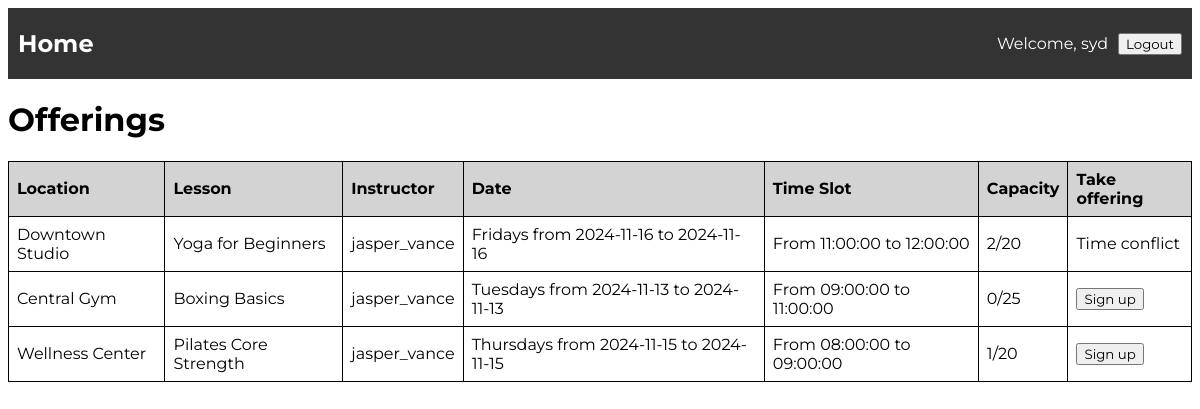
The app's page /offerings (signed in), older data.
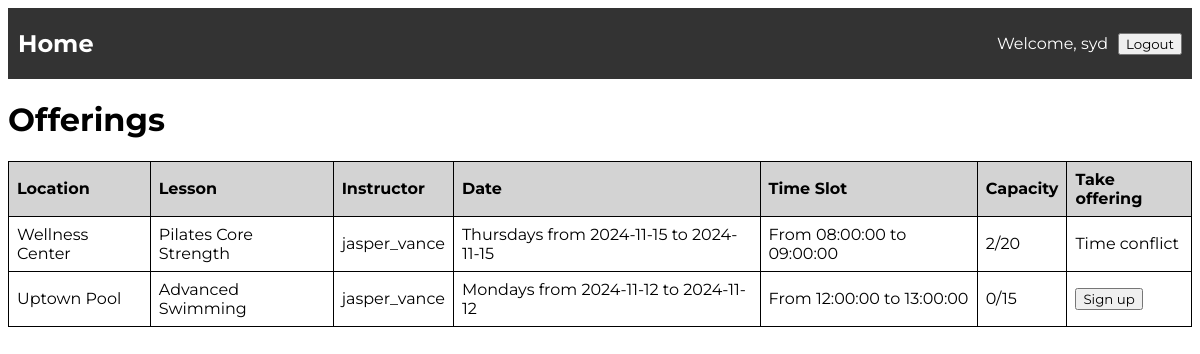
The same page, newer data.
### models/models.py (models this page shows, shortened)
class Offering(db.Model):
    __tablename__ = 'offerings'
    offering_id = db.Column(db.Integer, primary_key=True, autoincrement=True)
    lesson_id = db.Column(
        db.Integer,
        db.ForeignKey('lessons.lesson_id', name='fk_lesson_id'),
        nullable=False
    )
    instructor_id = db.Column(
        db.Integer,
        db.ForeignKey('instructors.instructor_id', name='fk_instructor_id'),
        nullable=False
    )
    shedule_id = db.Column(
        db.Integer,
        db.ForeignKey('schedules.schedule_id', name='fk_schedule_id'),
        nullable=True
    )
    instructor = db.relationship('Instructor', backref=db.backref('offerings', lazy=True))
    schedule = db.relationship('Schedule', backref=db.backref('offerings', lazy=True))
    def is_full(self):
        count = len(Booking.query.filter_by(offering_id=self.offering_id).all())
        lesson = Lesson.query.filter_by(lesson_id=self.lesson_id).first()
        return count >= lesson.capacity
    def display_capacity(self):
        count = len(Booking.query.filter_by(offering_id=self.offering_id).all())
        lesson = Lesson.query.filter_by(lesson_id=self.lesson_id).first()
        return f"{count}/{lesson.capacity}"
    def overlaps(self, user_bookings):
        if user_bookings == None:
            return False
        for booking in user_bookings:
            if self.schedule.time_slot.overlaps(booking.offering.schedule.time_slot):
                return True
        return False

class Location(db.Model):
    __tablename__ = 'locations'
    location_id = db.Column(db.Integer, primary_key=True, autoincrement=True)
    name = db.Column(db.String(128), nullable=False)
    city = db.Column(db.String(128), nullable=False)
    address = db.Column(db.String(255), nullable=False)

class Lesson(db.Model):
    __tablename__ = 'lessons'
    lesson_id = db.Column(db.Integer, primary_key=True, autoincrement=True)
    name = db.Column(db.String(100), nullable=False, unique=True)
    lesson_type = db.Column(db.String(50), nullable=False)
    description = db.Column(db.String(255), nullable=False)
    capacity = db.Column(db.Integer, nullable=False)
    offerings = db.relationship('Offering', backref='lesson', lazy=True)
    lesson_time_slots = db.relationship('TimeSlot', back_populates='lesson', lazy=True)
    is_available = db.Column(db.Boolean, default=True)
    location_id = db.Column(db.Integer, db.ForeignKey('locations.location_id', name='fk_location_id'), nullable=True)
    location = db.relationship('Location', backref=db.backref('lessons', lazy=True))

class Instructor(db.Model):
    __tablename__ = 'instructors'
    instructor_id = db.Column(db.Integer, primary_key=True, autoincrement=True)
    name = db.Column(db.Text, nullable=False)
    age = db.Column(db.Integer, nullable=False)
    username = db.Column(db.String(128), unique=True, nullable=False)
    specialization = db.Column(db.String(128))
    phone = db.Column(db.String(128), nullable=False)
    password_hash = db.Column(db.String(128), nullable=False)

class TimeSlot(db.Model):
    __tablename__ = 'time_slots'
    id = db.Column(db.Integer, primary_key=True)
    start_time = db.Column(db.String(50), nullable=False)
    end_time = db.Column(db.String(50), nullable=False)
    is_available = db.Column(db.Boolean, default=True, nullable=False)
    lesson_id = db.Column(db.Integer, db.ForeignKey('lessons.lesson_id', name='fk_lesson_id'), nullable=False)
    lesson = db.relationship('Lesson', back_populates='lesson_time_slots', lazy=True)
    day_of_week = db.Column(db.String(50), nullable=False)
    def display_date(self):
        start_date = self.start_time.split(" ")[0]
        end_date = self.end_time.split(" ")[0]
        return f"{self.day_of_week}s from {start_date} to {end_date}"
    def display_time(self):
        start_hour = self.start_time.split(" ")[1]
        end_hour = self.end_time.split(" ")[1]
        return f"From {start_hour} to {end_hour}"
    def overlaps(self, other):
        start_time = datetime.strptime(self.start_time, "%Y-%m-%d %H:%M:%S")
        end_time = datetime.strptime(self.end_time, "%Y-%m-%d %H:%M:%S")
        other_start_time = datetime.strptime(other.start_time, "%Y-%m-%d %H:%M:%S")
        other_end_time = datetime.strptime(other.end_time, "%Y-%m-%d %H:%M:%S")
        return start_time < other_end_time and end_time > other_start_time

### main.py (the view)
@app.route("/offerings")
def offerings():
    offerings = Offering.query.all()
    user_bookings = Booking.query.filter_by(client_id=session['currentAccount']['client_id']).all()
    kid_bookings = None
    if session['currentAccount'].get('kid_id'):
        kid_bookings = Booking.query.filter_by(client_id=session['currentAccount']['kid_id']).all()
    return render_template("offerings.html", offerings=offerings, user_bookings=user_bookings, kid_bookings=kid_bookings)

### templates/offerings.html (shortened to what this page needs)
{% include 'header.html' %}
    <h1>Offerings</h1>
    <table>
        <thead>
            <tr>
                <th>Location</th>
                <th>Lesson</th>
                <th>Instructor</th>
                <th>Date</th>
                <th>Time Slot</th>
                <th>Capacity</th>
                {% if session.get('currentAccount') and not session['currentAccount'].get('is_kid_account') %}
                <th>Take offering</th>
                {% elif session['currentAccount'].get('is_kid_account') %}
                <th>Availability</th>
                {% endif %}
            </tr>
        </thead>
        <tbody>
            {% for offering in offerings %}
            <tr>
                <td>{{ offering.lesson.location.name }}</td>
                <td>{{ offering.lesson.name }}</td>
                <td>{{ offering.instructor.username}}</td>
                <td>{{ offering.schedule.time_slot.display_date() }}</td>
                <td>{{ offering.schedule.time_slot.display_time() }}</td>
                <td>{{ offering.display_capacity() }}</td>
                {% set has_overlap = offering.overlaps(user_bookings) %}
                {% set kid_has_overlap = offering.overlaps(kid_bookings) %}
                {% if offering.is_full() %}
                    <td>Class is full</td>
                {% else %}
                    {% if session.get('currentAccount') and not session['currentAccount'].get('is_kid_account') and not has_overlap %}
                        <td>
                            <form action="{{ url_for('book_class') }}" method="post" style="display:inline;">
                            <button type="submit">Sign up</button>
                            </form>
                        </td>
                    {% elif has_overlap %}
                        <td>Time conflict</td>
                    {% elif session['currentAccount'].get('is_kid_account') %}
                        <td>Can take</td>
                    {% endif %}
                {% endif %}
            </tr>
            {% endfor %}
        </tbody>
    </table>
</body>
</html>

Row changes from the older to the newer data that the page shows:
removed Offering: lesson.location.name "Downtown Studio", lesson.name "Yoga for Beginners", instructor.username "jasper_vance", schedule.time_slot.display_date "Fridays from 2024-11-16 to 2024-11-16", schedule.time_slot.display_time "From 11:00:00 to 12:00:00", display_capacity "2/20", shows "Time conflict"
removed Offering: lesson.location.name "Central Gym", lesson.name "Boxing Basics", instructor.username "jasper_vance", schedule.time_slot.display_date "Tuesdays from 2024-11-13 to 2024-11-13", schedule.time_slot.display_time "From 09:00:00 to 11:00:00", display_capacity "0/25"
computed for Offering "Wellness Center": display_capacity "1/20" → "2/20"; text "Sign up" → "Time conflict"
added Offering: lesson.location.name "Uptown Pool", lesson.name "Advanced Swimming", instructor.username "jasper_vance", schedule.time_slot.display_date "Mondays from 2024-11-12 to 2024-11-12", schedule.time_slot.display_time "From 12:00:00 to 13:00:00", display_capacity "0/15"
